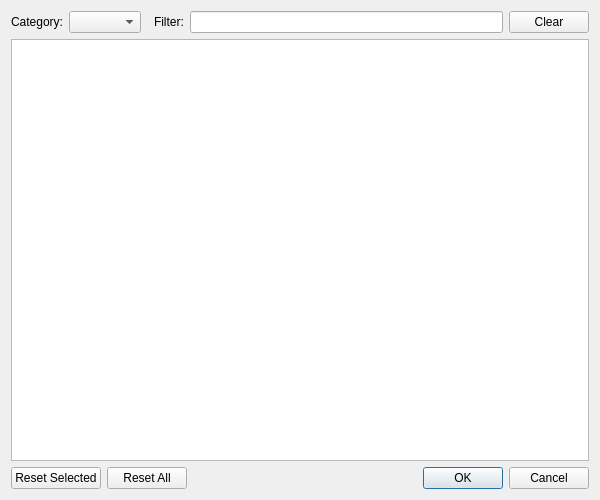
<?xml version="1.0" encoding="UTF-8"?>
<!--
  Copyright 2025 OSCHIP
  Licensed under the Apache License, Version 2.0 (the "License");
  you may not use this file except in compliance with the License.
  You may obtain a copy of the License at

      http://www.apache.org/licenses/LICENSE-2.0

  Unless required by applicable law or agreed to in writing, software
  distributed under the License is distributed on an "AS IS" BASIS,
  WITHOUT WARRANTIES OR CONDITIONS OF ANY KIND, either express or implied.
  See the License for the specific language governing permissions and
  limitations under the License.
-->
<ui version="4.0">
 <class>ShortcutSettingsDialog</class>
 <widget class="QDialog" name="ShortcutSettingsDialog">
  <property name="geometry">
   <rect>
    <x>0</x>
    <y>0</y>
    <width>600</width>
    <height>500</height>
   </rect>
  </property>
  <property name="windowTitle">
   <string>Shortcut Settings</string>
  </property>
  <layout class="QVBoxLayout" name="verticalLayout">
   <item>
    <layout class="QHBoxLayout" name="horizontalLayout">
     <item>
      <widget class="QLabel" name="label">
       <property name="text">
        <string>Category:</string>
       </property>
      </widget>
     </item>
     <item>
      <widget class="QComboBox" name="categoryCombo"/>
     </item>
     <item>
      <spacer name="horizontalSpacer">
       <property name="orientation">
        <enum>Qt::Horizontal</enum>
       </property>
      </spacer>
     </item>
     <item>
      <widget class="QLabel" name="label_2">
       <property name="text">
        <string>Filter:</string>
       </property>
      </widget>
     </item>
     <item>
      <widget class="QLineEdit" name="filterEdit"/>
     </item>
     <item>
      <widget class="QPushButton" name="clearFilterButton">
       <property name="text">
        <string>Clear</string>
       </property>
      </widget>
     </item>
    </layout>
   </item>
   <item>
    <widget class="QTableWidget" name="shortcutTable">
     <property name="alternatingRowColors">
      <bool>true</bool>
     </property>
     <!-- 删除这里的 <column> 标签，改为在代码中设置 -->
    </widget>
   </item>
   <item>
    <layout class="QHBoxLayout" name="horizontalLayout_2">
     <item>
      <widget class="QPushButton" name="resetButton">
       <property name="text">
        <string>Reset Selected</string>
       </property>
      </widget>
     </item>
     <item>
      <widget class="QPushButton" name="resetAllButton">
       <property name="text">
        <string>Reset All</string>
       </property>
      </widget>
     </item>
     <item>
      <spacer name="horizontalSpacer_2">
       <property name="orientation">
        <enum>Qt::Horizontal</enum>
       </property>
      </spacer>
     </item>
     <item>
      <widget class="QDialogButtonBox" name="buttonBox">
       <property name="orientation">
        <enum>Qt::Horizontal</enum>
       </property>
       <property name="standardButtons">
        <set>QDialogButtonBox::Cancel|QDialogButtonBox::Ok</set>
       </property>
      </widget>
     </item>
    </layout>
   </item>
  </layout>
 </widget>
 <resources/>
</ui>
